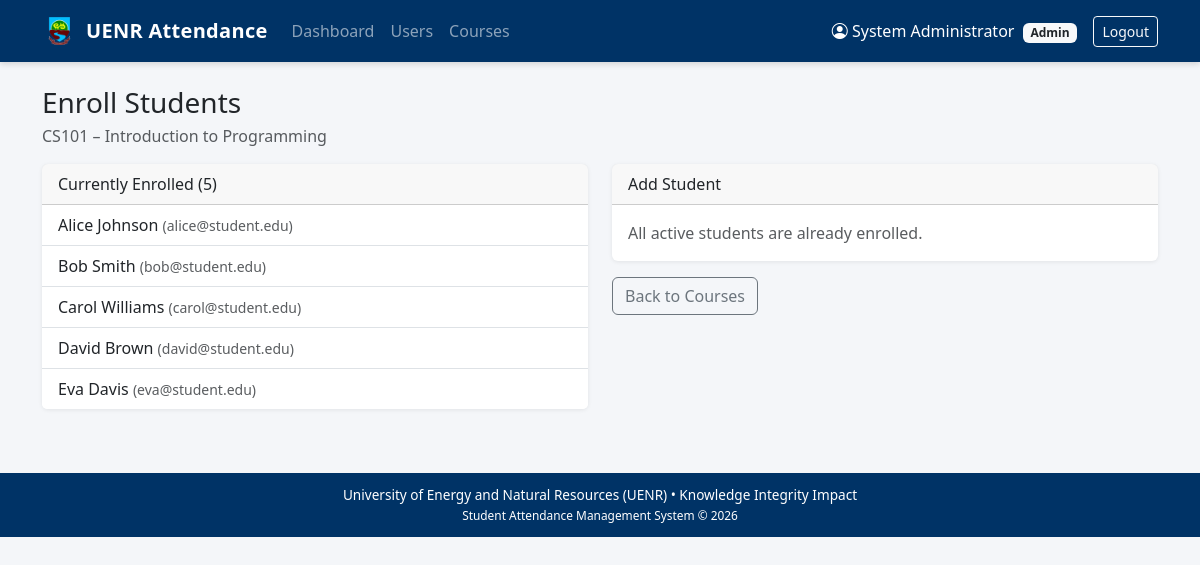
The app's page /admin/courses/1/enroll (signed in) with its own data.
### tables this page shows
CREATE TABLE courses (
            id INTEGER PRIMARY KEY AUTOINCREMENT,
            code TEXT UNIQUE NOT NULL,
            title TEXT NOT NULL,
            description TEXT,
            lecturer_id INTEGER,
            created_at TEXT DEFAULT CURRENT_TIMESTAMP,
            FOREIGN KEY (lecturer_id) REFERENCES users(id)
        );

CREATE TABLE enrollments (
            id INTEGER PRIMARY KEY AUTOINCREMENT,
            student_id INTEGER NOT NULL,
            course_id INTEGER NOT NULL,
            enrolled_at TEXT DEFAULT CURRENT_TIMESTAMP,
            UNIQUE(student_id, course_id),
            FOREIGN KEY (student_id) REFERENCES users(id),
            FOREIGN KEY (course_id) REFERENCES courses(id)
        );

CREATE TABLE users (
            id INTEGER PRIMARY KEY AUTOINCREMENT,
            username TEXT UNIQUE NOT NULL,
            email TEXT UNIQUE NOT NULL,
            password_hash TEXT NOT NULL,
            full_name TEXT NOT NULL,
            role TEXT NOT NULL CHECK(role IN ('admin', 'lecturer', 'student')),
            is_active INTEGER DEFAULT 1,
            created_at TEXT DEFAULT CURRENT_TIMESTAMP
        );

### app.py (the view, shortened to what this page needs)
@app.route("/admin/courses/<int:course_id>/enroll", methods=["GET", "POST"])
@login_required("admin")
def admin_enroll(course_id):
    db = get_db()
    course = db.execute("SELECT * FROM courses WHERE id = ?", (course_id,)).fetchone()
    if not course:
        abort(404)
    enrolled = db.execute("""
        SELECT u.id, u.full_name, u.email, e.enrolled_at
        FROM enrollments e JOIN users u ON e.student_id = u.id
        WHERE e.course_id = ? ORDER BY u.full_name
    """, (course_id,)).fetchall()
    available = db.execute("""
        SELECT id, full_name, email FROM users
        WHERE role = 'student' AND is_active = 1
          AND id NOT IN (SELECT student_id FROM enrollments WHERE course_id = ?)
        ORDER BY full_name
    """, (course_id,)).fetchall()
    return render_template("admin/enroll.html", course=course, enrolled=enrolled, available=available)

### app.py (called while the page is built, shortened)
def get_db():
    if "db" not in g:
        g.db = sqlite3.connect(DATABASE)
        g.db.row_factory = sqlite3.Row
        g.db.execute("PRAGMA foreign_keys = ON")
    return g.db

def login_required(role=None):
    def decorator(f):
        @wraps(f)
        def wrapped(*args, **kwargs):
            if "user_id" not in session:
                flash("Please log in to continue.", "warning")
                return redirect(url_for("login"))
            return f(*args, **kwargs)
        return wrapped
    return decorator

### templates/admin/enroll.html (shortened to what this page needs)
{% extends "base.html" %}
{% block content %}
<h3 class="mb-1">Enroll Students</h3>
<p class="text-muted">{{ course.code }} – {{ course.title }}</p>
<div class="row g-4">
    <div class="col-md-6">
        <div class="card">
            <div class="card-header">Currently Enrolled ({{ enrolled|length }})</div>
            <ul class="list-group list-group-flush">
                {% for s in enrolled %}
                <li class="list-group-item d-flex justify-content-between">
                    <span>{{ s.full_name }} <small class="text-muted">({{ s.email }})</small></span>
                </li>
                {% else %}
                <li class="list-group-item text-muted">No students enrolled yet.</li>
                {% endfor %}
            </ul>
        </div>
    </div>
    <div class="col-md-6">
        <div class="card">
            <div class="card-header">Add Student</div>
            <div class="card-body">
                {% if available %}
                <form method="POST">
                    <div class="mb-3">
                        <select name="student_id" class="form-select" required>
                            <option value="">Select student…</option>
                            {% for s in available %}
                            <option value="{{ s.id }}">{{ s.full_name }} ({{ s.email }})</option>
                            {% endfor %}
                        </select>
                    </div>
                    <button type="submit" class="btn btn-primary">Enroll</button>
                </form>
                {% else %}
                <p class="text-muted mb-0">All active students are already enrolled.</p>
                {% endif %}
            </div>
        </div>
        <a href="{{ url_for('admin_courses') }}" class="btn btn-outline-secondary mt-3">Back to Courses</a>
    </div>
</div>
{% endblock %}

### templates/base.html (style rules this page uses)
:root { --uenr-blue: #003366; --uenr-green: #2e7d32; --uenr-yellow: #f9a825; --uenr-brown: #5d4037; }
body { background-color: #f4f6f9; min-height: 100vh; }
.card { border: none; box-shadow: 0 1px 4px rgba(0,0,0,.08); }

### records on screen
courses: code "CS101", title "Introduction to Programming"
enrollments: full_name "Alice Johnson", email "alice@student.edu"
enrollments: full_name "Bob Smith", email "bob@student.edu"
enrollments: full_name "Carol Williams", email "carol@student.edu"
enrollments: full_name "David Brown", email "david@student.edu"
enrollments: full_name "Eva Davis", email "eva@student.edu"

### other values on screen
{{ session.full_name }} "System Administrator"
{{ session.role|capitalize }} "Admin"
{{ enrolled|length }} "5"
